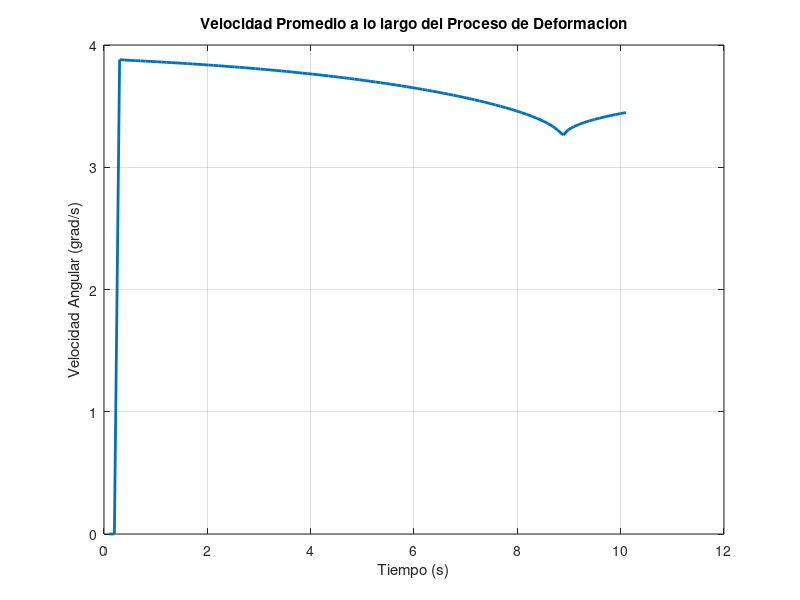

Write MATLAB code to recreate this figure.
%% Definicion de Parametros
P_o = 101325; %presion inicial del sistema en Pa
Qf = 2*0.0018877898; %Flujo volumetrico de referencia del compresor en m^3/s
n = 99; %numero de camaras neumaticas
t = linspace(0,10); %Variable temporal
Mu = 18000000000; %Modulo de Corte en Pa

Ang = zeros(1,n+1); %Angulo entre dos camaras
 
b = zeros(1,n+1) + 5.75/1000; %5.75 Longitud desde la base hasta el punto critico de la pared lateral
L = zeros(1,n+1) + 11.5/1000; %Altura total de la camara 11.5
d = zeros(1,n+1) + 5/1000; %Grosor de la camara 
e = zeros(1,n+1) + 7/1000; %Ancho de la camara 7
c = zeros(1,n+1) + 0.5/1000; %Distancia entre las camara 
Z = zeros(1,n+1) + 10/1000; %Longitud de las camaras 
vel = zeros(1,n+1);
V_o = zeros(1,n+1)%Volumen inicial de las camaras 

for i=1:n+1
V_o(i) = L(i)*d(i)*e(i);
end

W = zeros(1,n+1); %Energia por Parte de la Presion
T = zeros(1,n+1); %Componente del Metodo de Cardano
lambda = zeros(1,n+1);  %Deformacion Lateral Unitaria
h = zeros(1,n+1); %Deformacion Radial Lateral

%%Parametros de Resolucion para el  Metodo de Ferrari
A = zeros(1,n+1); 
B = zeros(1,n+1); 
C = zeros(1,n+1); 
D = zeros(1,n+1); 
E = zeros(1,n+1); 
p = zeros(1,n+1); 
q = zeros(1,n+1); 
r = zeros(1,n+1);
p2 = zeros(1,n+1); 
q2 = zeros(1,n+1); 
Q2 = zeros(1,n+1); 
phi2 = zeros(1,n+1); 
beta0 = zeros(1,n+1); 
alpha0 = zeros(1,n+1); 
x = zeros(1,n+1); 
x0 = zeros(1,n+1); 
y = zeros(1,n+1); 

theta = zeros(1,n+1); %Angulo Relativo de Desplazamiento por Camara
Ox = zeros(1,n+1);  %Componente X del Vector de Direccion
Oy = zeros(1,n+1); %Componente Y del Vector de Direccion
thetaT = zeros(1,n+1); %Angulo Global de Desplazamiento por Camara
thetaT(1) = 135; %Angulo Inicial
lambda0 = zeros(1,n+1); %Error Inicial de Lambda por Aproximacion
h0 = zeros(1,n+1); %Error Inicial de h por Aproximacion

%for k= 0:100

%% Computacion de Energia por Presion
for i=1:n+1    
W(i) = (P_o*(((V_o(i)+(Qf)*t(i))^2)-(V_o(i)^2)))/(2*V_o(i));

end

%% Computacion deformacion lateral
for i=1:n+1
T(i) = sqrt(-1-(((-((2*W(i)/Mu) + 3))^3)/27));
lambda0(i)= (-2*nthroot(sqrt(((-1)^2)+(0^2)),3)*cos(180+(atan(0/-1))/3))-1;
lambda(i)= (-2*nthroot(sqrt(((-1)^2)+(T(i)^2)),3)*cos(180+(atan(T(i)/-1))/3))-lambda0(i); 
h0(i) = sqrt(((((2*L(i))/2)^2)/2)-((L(i)/2)^2));
h(i) = sqrt(((((2*lambda(i)*L(i))/2)^2)/2)-((L(i)/2)^2))-h0(i);
end

%% Computacion angulo de desplazamiento
for i=3:n+1
    
A(i) = (((b(i)^2)-4*((h(i))^2))^2)+ (16*(b(i)^2)*(h(i)^2));
B(i) = 32*c(i)*b(i)*(h(i))^2;
C(i) = 16*((c(i)*h(i))^2)-16*(b(i)^2)*(h(i)^2)+8*(h(i)^2)*((b(i)^2)-4*(h(i)^2));
D(i) = -32*c(i)*b(i)*(h(i))^2;
E(i) = 16*(h(i)^4)-16*(c(i)*h(i))^2;

p(i) = ((B(i)^2)/(8*A(i)^2))+(C(i)/A(i))-((B(i)^2)/(2*(A(i)^2)));
q(i) = ((B(i)^3)/(8*(A(i)^3)))-((C(i)*B(i))/(2*(A(i)^2)))+(D(i)/A(i));
r(i) = ((B(i)^4)/(256*A(i)^4))-(B(i)^4/(64*A(i)^4))+((C(i)*B(i)^2)/(16*A(i)^3))-((D(i)*B(i))/(4*A(i)^2))+(E(i)/A(i));

p2(i) = ((-8*p(i)^2/9)-(16*p(i)^2/9)+(16*p(i)^2/3)-2*p(i)^2+8*r(i))/-8;
q2(i) =(((2*p(i)^3)/3)-((8*p(i)*r(i))/3)+q(i)^2-((8*p(i)^3)/9)+((8*p(i)^3)/27))/-8;

Q2(i) =sqrt(-((q2(i)^2)/4)-((p2(i)^3)/27));
phi2(i) =atan(Q2(i)/-(q2(i)/2));

if (q2(i)^2/4)+(p2(i)^3/27) >= 0
    beta0(i) = nthroot(-(q2(i)/2)+sqrt((q2(i)^2/4)+(p2(i)^3/27)),3)+nthroot(-(q2(i)/2)-sqrt((q2(i)^2/4)+(p2(i)^3/27)),3);
else
    beta0(i) = 2*nthroot(sqrt((-q2(i)/2)^2+Q2(i)^2),3)*cos((180+phi2(i))/3);
end

alpha0(i) = beta0(i)-(p(i)/3);
x0(i)= q(i)/4*alpha0(i);

x(i) = (sqrt(abs(2*alpha0(i)))+sqrt(abs(2*alpha0(i)-4*(x0(i)*sqrt(abs(2*alpha0(i)))+(p(i)/2)+alpha0(i)))))/2;

y(i) = x(i) - B(i)/(4*A(i));

theta(i) = (180*asin(y(i)))/pi; 
Ang(i) = theta(i)*2;
vel(i)=Ang(i)/t(i);
end

for i=2:n+1
   thetaT(i) = thetaT(i-1) + theta(i); 
   Ox(i) = Ox(i-1) + Z(i-1)*cos((thetaT(i-1) + thetaT(i))*pi/180);
   Oy(i) = Oy(i-1) + Z(i-1)*sin((thetaT(i-1) + thetaT(i))*pi/180);
end



%hold on;
t=t+0.1;
plot(t,vel, 'LineWidth',2);
xlabel('Tiempo (s)');
ylabel('Velocidad Angular (grad/s)');
grid on;
title 'Velocidad Promedio a lo largo del Proceso de Deformacion';
%%axis([0 0.09 -0.07 0.02]);
pause(0.05);


%end